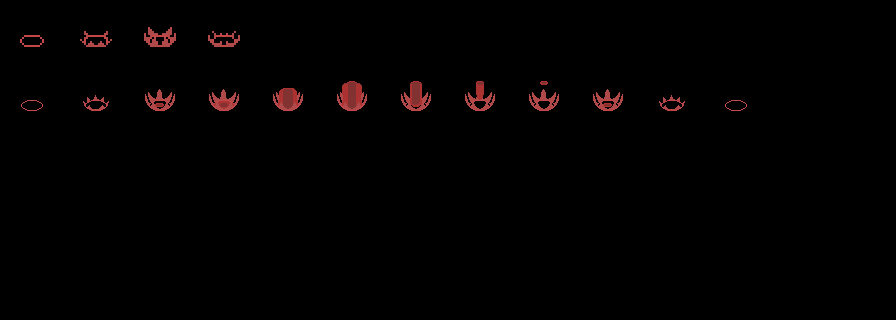

A level layout from a 2D game, rendered from its tile map. Below: a short description, then the map file with tile-grid data replaced by summaries:
An orthogonal 14x5 tile map with 64x64 px tiles, 2 tile layers (Explosion, Carga) and 7 objects (8, 7, 6, 5, 4, ...).

<map version="1.0" tiledversion="1.1.4" orientation="orthogonal" renderorder="right-down" width="14" height="5" tilewidth="64" tileheight="64" infinite="0" nextobjectid="18">
 <tileset firstgid="1" source="Wave.tsx" />
 <layer name="Explosion" width="14" height="5">
  <data>[70 cells, 12 non-empty, 9 distinct tile ids]</data>
 </layer>
 <layer name="Carga" width="14" height="5">
  <data>[70 cells, 4 non-empty, 4 distinct tile ids]</data>
 </layer>
 <objectgroup name="Explosion">
  <object id="16" name="Hitbox" type="8" x="528.5" y="88" width="30.58" height="23.67" />
  <object id="15" name="Hitbox" type="7" x="464.75" y="88" width="30.83" height="23.42" />
  <object id="14" name="Hitbox" type="6" x="400.75" y="86" width="30.08" height="24.67" />
  <object id="13" name="Hitbox" type="5" x="336.5" y="87" width="30.58" height="23.92" />
  <object id="12" name="Hitbox" type="4" x="272" y="87" width="30.83" height="24.42" />
  <object id="11" name="Hitbox" type="3" x="208.5" y="88" width="30.83" height="22.92" />
  <object id="10" name="Hitbox" type="2" x="145" y="88" width="30.08" height="23.17" />
 </objectgroup>
</map>
